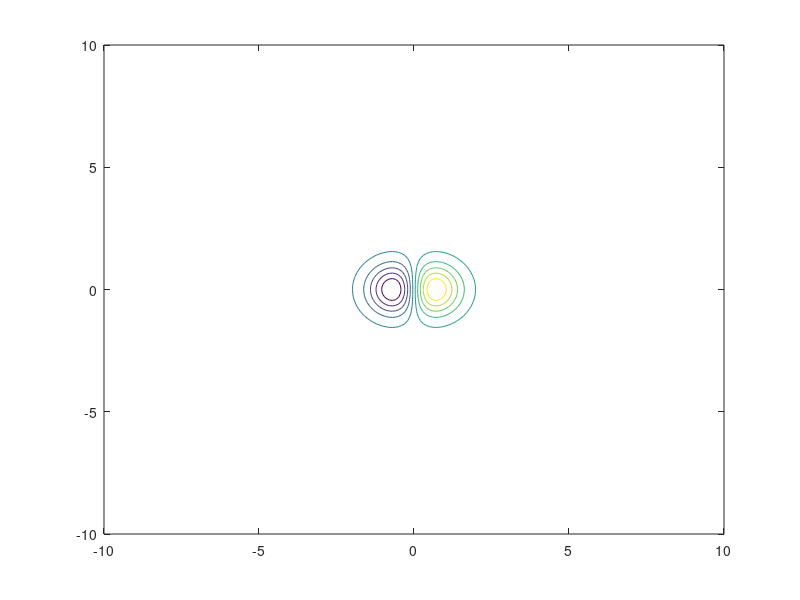

Source code (MATLAB): (Note: this script raises an error after producing the figure.)
clear all;
close all;
clc;

fun = @(x) x(1).*exp(-x(1).^2 - x(2).^2);
x = -10 : 0.1 : 10;
y = -10 : 0.1 : 10;
[xr, yr] = meshgrid(x, y);

figure(1);
contour(xr, yr, xr.*exp(-xr.^2 - yr.^2));

[x0, y0] = ginput(1);
hold on;
plot(x0, y0, 'r*');


currPos = [x0; y0];
I = [1 0 -1 0; 0 1 0 -1]; % 4 direction matrix
L = 0.5;
MaxIter = 1000;
tempFvals = [0, 0, 0, 0];
allCords = [currPos(1), currPos(2), fun(currPos)];
direction = 1;

for i = 1 : MaxIter
    temp = currPos + L * I(:, direction);
    
    if fun(temp) < fun(currPos)
       currPos = temp;
       allCords = [allCords; currPos(1), currPos(2), fun(currPos)];
       plot(currPos(1), currPos(2), '*g');
    else
        direction = mod(direction + 1, 4);
        if direction == 0
            direction = 1;
        end
    end
end

plot(allCords(:, 1), allCords(:, 2));

figure(2);
mesh(xr, yr, xr.*exp(-xr.^2 - yr.^2));
hold on;
plot3(allCords(1, 1), allCords(1, 2), allCords(1, 3), '*g');
plot3(allCords(:, 1), allCords(:, 2), allCords(:, 3), '-b');
plot3(allCords(size(allCords, 1), 1), allCords(size(allCords, 1), 2), allCords(size(allCords, 1), 3), '*r')